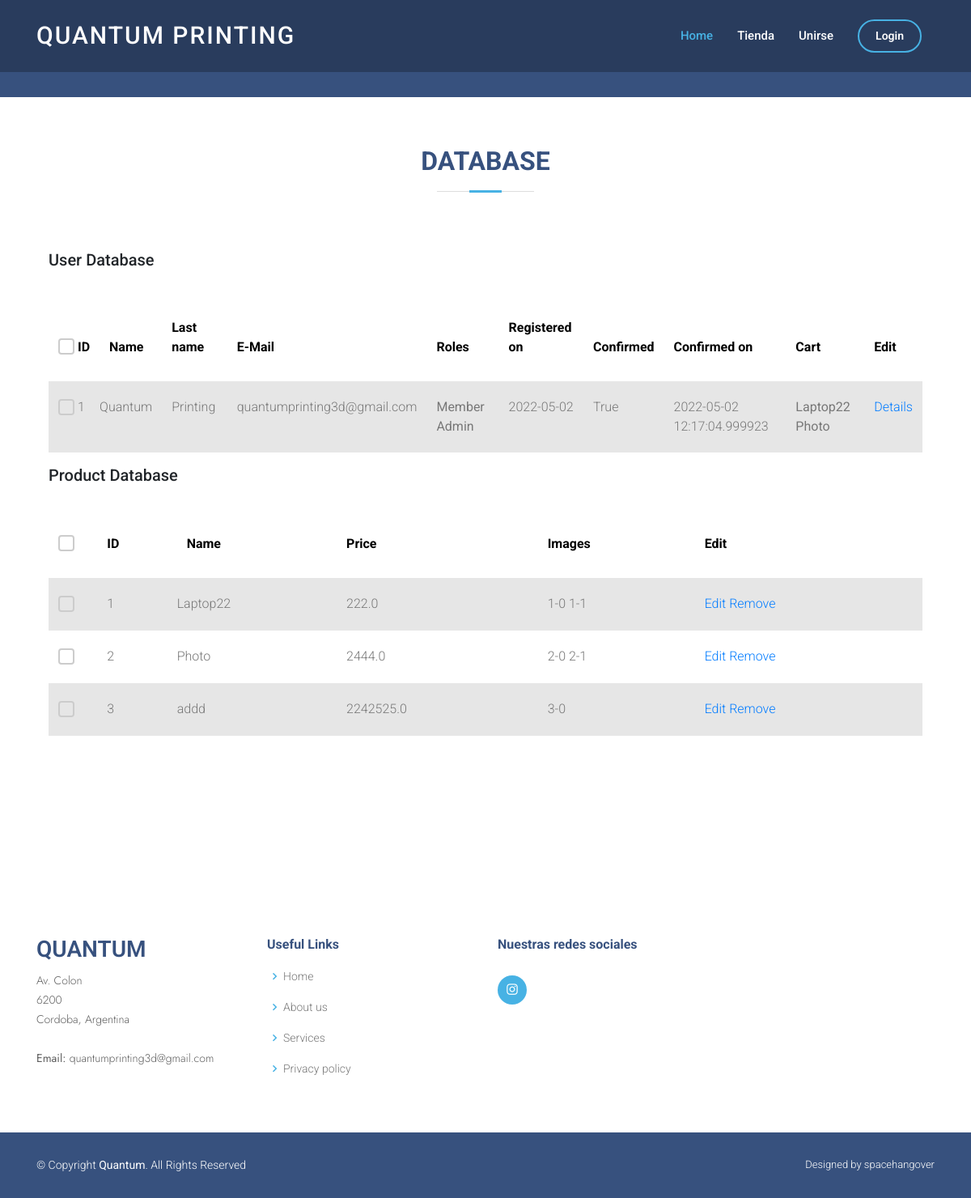
The page /database on the database its author committed.
### website/models.py (models this page shows, shortened)
class User(db.Model, UserMixin):
    __tablename__ = 'users'
    id = db.Column(db.Integer, primary_key=True)
    email = db.Column(db.String(150), unique=True)
    password = db.Column(db.String(150))
    first_name = db.Column(db.String(150))
    last_name = db.Column(db.String(150))
    registered_on = db.Column(db.DateTime, nullable=False)
    roles = db.relationship('Role', secondary='user_roles')
    confirmed = db.Column(db.Boolean, nullable=False, default=False)
    confirmed_on = db.Column(db.DateTime, nullable=True)
    cart = db.relationship('Product', secondary='user_products')

class Role(db.Model):
    __tablename__ = 'roles'
    id = db.Column(db.Integer(), primary_key=True)
    name = db.Column(db.String(50), unique=True)

class Product(db.Model):
    id = db.Column(db.Integer, primary_key=True)
    product_name = db.Column(db.String(150))
    product_price = db.Column(db.Float)
    product_image = db.relationship('productImage', backref='product', lazy=True)

class productImage(db.Model):
    id = db.Column(db.Integer, primary_key=True)
    product_id = db.Column(db.Integer, db.ForeignKey('product.id'),
                           nullable=False)
    photoId = db.Column(db.String(50), nullable=False)
    path = db.Column(db.String(200), nullable=False)

### website/views.py (the view)
@ views.route("/database", methods=["GET", "POST"])
def database():
    return render_template("database_table.html", roles=Role.query.all(), users=User.query.all(), user=current_user, products=Product.query.all())

### website/templates/database_table.html (shortened to what this page needs)
<!DOCTYPE html>
<html lang="en">
    <head>
        <link href="https://cdn.jsdelivr.net/npm/bootstrap-icons@1.5.0/font/bootstrap-icons.css" rel="stylesheet" />
        <link href="static/css/styles.css" rel="stylesheet" />
        <link href="static/vendor/aos/aos.css" rel="stylesheet">
        <link href="static/vendor/bootstrap/css/bootstrap.min.css" rel="stylesheet">
        <link href="static/vendor/bootstrap-icons/bootstrap-icons.css" rel="stylesheet">
        <link href="static/vendor/boxicons/css/boxicons.min.css" rel="stylesheet">
        <link href="static/vendor/glightbox/css/glightbox.min.css" rel="stylesheet">
        <link href="static/vendor/remixicon/remixicon.css" rel="stylesheet">
        <link href="static/vendor/swiper/swiper-bundle.min.css" rel="stylesheet">
        <link rel="stylesheet"
          href="https://stackpath.bootstrapcdn.com/bootstrap/4.4.1/css/bootstrap.min.css"
        />
        <link
          rel="stylesheet"
          href="https://stackpath.bootstrapcdn.com/font-awesome/4.7.0/css/font-awesome.min.css"
        />
        <link href="static/css/style.css" rel="stylesheet">
        <link rel="stylesheet" href="static/tables/fonts/icomoon/style.css">
        <link rel="stylesheet" href="static/tables/css/owl.carousel.min.css">
        <link rel="stylesheet" href="static/tables/css/bootstrap.min.css">
        <link rel="stylesheet" href="static/tables/css/style.css">
    </head>
    <body>
        <header id="header" class="fixed-top ">
            <div class="container d-flex align-items-center">
              <h1 class="logo me-auto"><a href="/">Quantum Printing</a></h1>
              <nav id="navbar" class="navbar">
                <ul>
                    {% if user.is_authenticated %}
                    <li><a class="nav-link scrollto active" href="/">Home</a></li>
                    <li><a class="nav-link scrollto" href="/tienda">Tienda</a></li>
                    <li><a class="nav-link scrollto" href="/join">Unirse</a></li>
                    <li><a class="getstarted scrollto" href="/logout">Logout</a></li>
                    {% else %}
                    <li><a class="nav-link scrollto active" href="/">Home</a></li>
                    <li><a class="nav-link scrollto" href="/tienda">Tienda</a></li>
                    <li><a class="nav-link scrollto" href="/join">Unirse</a></li>
                    <li><a class="getstarted scrollto" href="/login">Login</a></li>
                    {% endif %}
                </ul>
              </nav>
            </div>
          </header>
            <section id="portfolio" class="portfolio">
              <div class="container" data-aos="fade-up">
                <div class="section-title" style="margin-bottom: -10%;">
                  <h2>Database</h2>
                </div>
                <div class="content">
                  <div class="container">
                    <h2 class="mb-5">User Database</h2>
                    <div class="table-responsive">
                      <table class="table table-striped custom-table">
                        <thead>
                          <tr>
                            <th scope="col">
                              <label class="control control--checkbox">
                                <div class="control__indicator"></div>
                              </label>
                            </th>
                            <th scope="col">ID</th>
                            <th scope="col">Name</th>
                            <th scope="col">Last name</th>
                            <th scope="col">E-Mail</th>
                            <th scope="col">Roles</th>
                            <th scope="col">Registered on</th>
                            <th scope="col">Confirmed</th>
                            <th scope="col">Confirmed on</th>
                            <th scope="col">Cart</th>
                            <th scope="col">Edit</th>
                          </tr>
                        </thead>
                        <tbody>
                          {% for user in users %}
                          <tr scope="row">
                            <td>
                              <label class="control control--checkbox">
                              <div class="control__indicator"></div>
                              </label>
                            </td>
                            <td>
                              {{user.id}}
                            </td>
                            <td class="pl-0">
                              <div class="d-flex align-items-center">
                                {{user.first_name}}
                              </div>
                            </td>
                            <td>
                              {{user.last_name}}
                            </td>
                            <td>{{user.email}}</td>
                            <td>{% for role in user.roles %}<strong>{{role.name}}</strong>  {% endfor %}</td>
                            <td>{{user.registered_on.strftime('%Y-%m-%d')}}</td>
                            <td>{{user.confirmed}}</td>
                            <td>{{user.confirmed_on}}</td>
                            <td>{% for product in user.cart %}<strong>{{product.product_name}}</strong>  {% endfor %}</td>
                            <td><a href="/update/{{user.id}}" class="more">Details</a></td>
                          </tr>
                          {% endfor %}
                        </tbody>
                      </table>
                    </div>
                  </div>
                  <div class="container">
                    <h2 class="mb-5">Product Database</h2>
                    <div class="table-responsive">
                      <table class="table table-striped custom-table">
                        <thead>
                          <tr>
                            <th scope="col">
                              <label class="control control--checkbox">
                                <div class="control__indicator"></div>
                              </label>
                            </th>
                            <th scope="col">ID</th>
                            <th scope="col">Name</th>
                            <th scope="col">Price</th>
                            <th scope="col">Images</th>
                            <th scope="col">Edit</th>
                          </tr>
                        </thead>
                        <tbody>
                          {% for product in products %}
                          <tr scope="row">
                            <td>
                              <label class="control control--checkbox">
                              <div class="control__indicator"></div>
                              </label>
                            </td>
                            <td>
                              {{product.id}}
                            </td>
                            <td class="pl-0">
                              <div class="d-flex align-items-center">
                                {{product.product_name}}
                              </div>
                            </td>
                            <td>
                              {{product.product_price}}
                            </td>
                            <td>
                              {% for image in product.product_image %}
                              {{image.photoId}}
                              {% endfor %}
                            </td>
                            <td><a href="#" class="more">Edit</a> <a href="/remove/{{product.id}}" class="more">Remove</a> </td>
                          </tr>
                          {% endfor %}
                        </tbody>
                      </table>
                    </div>
                  </div>
                </div>
              </div>
            </section>
  <footer id="footer">
    <div class="footer-top">
      <div class="container">
        <div class="row">
          <div class="col-lg-3 col-md-6 footer-contact">
            <h3>QUANTUM</h3>
            <p>
              Av. Colon <br>
              6200<br>
              Cordoba, Argentina <br><br>
              <strong>Email:</strong> quantumprinting3d@gmail.com<br>
            </p>
          </div>
          <div class="col-lg-3 col-md-6 footer-links">
            <h4>Useful Links</h4>
            <ul>
              <li><i class="bx bx-chevron-right"></i> <a href="#">Home</a></li>
              <li><i class="bx bx-chevron-right"></i> <a href="#">About us</a></li>
              <li><i class="bx bx-chevron-right"></i> <a href="#">Services</a></li>
              <li><i class="bx bx-chevron-right"></i> <a href="#">Privacy policy</a></li>
            </ul>
          </div>
          <div class="col-lg-3 col-md-6 footer-links">
            <h4>Nuestras redes sociales</h4>
            <div class="social-links mt-3">
              <a href="#" class="instagram"><i class="bx bxl-instagram"></i></a>
            </div>
          </div>
        </div>
      </div>
    </div>
    <div class="container footer-bottom clearfix">
      <div class="copyright">
        &copy; Copyright <strong><span>Quantum</span></strong>. All Rights Reserved
      </div>
      <div class="credits">
        Designed by spacehangover
      </div>
    </div>
  </footer>
    </body>
</html>

### website/static/css/style.css (style rules this page uses)
body { font-family: "Open Sans", sans-serif; color: #444444; }
a { color: #47b2e4; text-decoration: none; }
h1, h2, h3, h4, h5, h6 { font-family: "Jost", sans-serif; }
#header { background: rgba(40, 58, 90, 0.9); transition: all 0.5s; z-index: 997; padding: 15px 0; }
#header .logo { font-size: 30px; margin: 0; padding: 0; line-height: 1; font-weight: 500; letter-spacing: 2px; text-transform: uppercase; }
#header .logo a { color: #fff; }
.navbar { padding: 0; }
.navbar ul { margin: 0; padding: 0; display: flex; list-style: none; align-items: center; }
.navbar li { position: relative; }
.navbar a, .navbar a:focus { display: flex; align-items: center; justify-content: space-between; padding: 10px 0 10px 30px; font-size: 15px; font-weight: 500; color: #fff; white-space: nowrap; transition: 0.3s; }
.navbar a:hover, .navbar .active, .navbar .active:focus, .navbar li:hover > a { color: #47b2e4; }
.navbar .getstarted { padding: 8px 20px; margin-left: 30px; border-radius: 50px; color: #fff; font-size: 14px; border: 2px solid #47b2e4; font-weight: 600; }
section { padding: 60px 0; overflow: hidden; }
.section-title { text-align: center; padding-bottom: 30px; }
.section-title h2 { font-size: 32px; font-weight: bold; text-transform: uppercase; margin-bottom: 20px; padding-bottom: 20px; position: relative; color: #37517e; }
.section-title h2::before { content: ""; position: absolute; display: block; width: 120px; height: 1px; background: #ddd; bottom: 1px; left: calc(50% - 60px); }
.section-title h2::after { content: ""; position: absolute; display: block; width: 40px; height: 3px; background: #47b2e4; bottom: 0; left: calc(50% - 20px); }
#footer { font-size: 14px; background: #37517e; }
#footer .footer-top { padding: 60px 0 30px 0; background: #fff; }
#footer .footer-top .footer-contact { margin-bottom: 30px; }
#footer .footer-top .footer-contact h3 { font-size: 28px; margin: 0 0 10px 0; padding: 2px 0 2px 0; line-height: 1; text-transform: uppercase; font-weight: 600; color: #37517e; }
#footer .footer-top .footer-contact p { font-size: 14px; line-height: 24px; margin-bottom: 0; font-family: "Jost", sans-serif; color: #5e5e5e; }
#footer .footer-top h4 { font-size: 16px; font-weight: bold; color: #37517e; position: relative; padding-bottom: 12px; }
#footer .footer-top .footer-links { margin-bottom: 30px; }
#footer .footer-top .footer-links ul { list-style: none; padding: 0; margin: 0; }
#footer .footer-top .footer-links ul i { padding-right: 2px; color: #47b2e4; font-size: 18px; line-height: 1; }
#footer .footer-top .footer-links ul li { padding: 10px 0; display: flex; align-items: center; }
#footer .footer-top .footer-links ul li:first-child { padding-top: 0; }
#footer .footer-top .footer-links ul a { color: #777777; transition: 0.3s; display: inline-block; line-height: 1; }
#footer .footer-top .social-links a { font-size: 18px; display: inline-block; background: #47b2e4; color: #fff; line-height: 1; padding: 8px 0; margin-right: 4px; border-radius: 50%; text-align: center; width: 36px; height: 36px; transition: 0.3s; }
#footer .footer-bottom { padding-top: 30px; padding-bottom: 30px; color: #fff; }
#footer .copyright { float: left; }
#footer .credits { float: right; font-size: 13px; }

### rows shown on the page
User: id "1", first_name "Quantum", last_name "Printing", email "quantumprinting3d@gmail.com", registered_on "2022-05-02", confirmed "True", confirmed_on "2022-05-02 12:17:04.999923"
Role: name "Member"
Role: name "Admin"
Product: product_name "Laptop22", id "1", product_price "222.0"
Product: product_name "Photo", id "2", product_price "2444.0"
productImage: photoId "1-0"
productImage: photoId "1-1"
productImage: photoId "2-0"
productImage: photoId "2-1"
Product: id "3", product_name "addd", product_price "2242525.0"
productImage: photoId "3-0"
